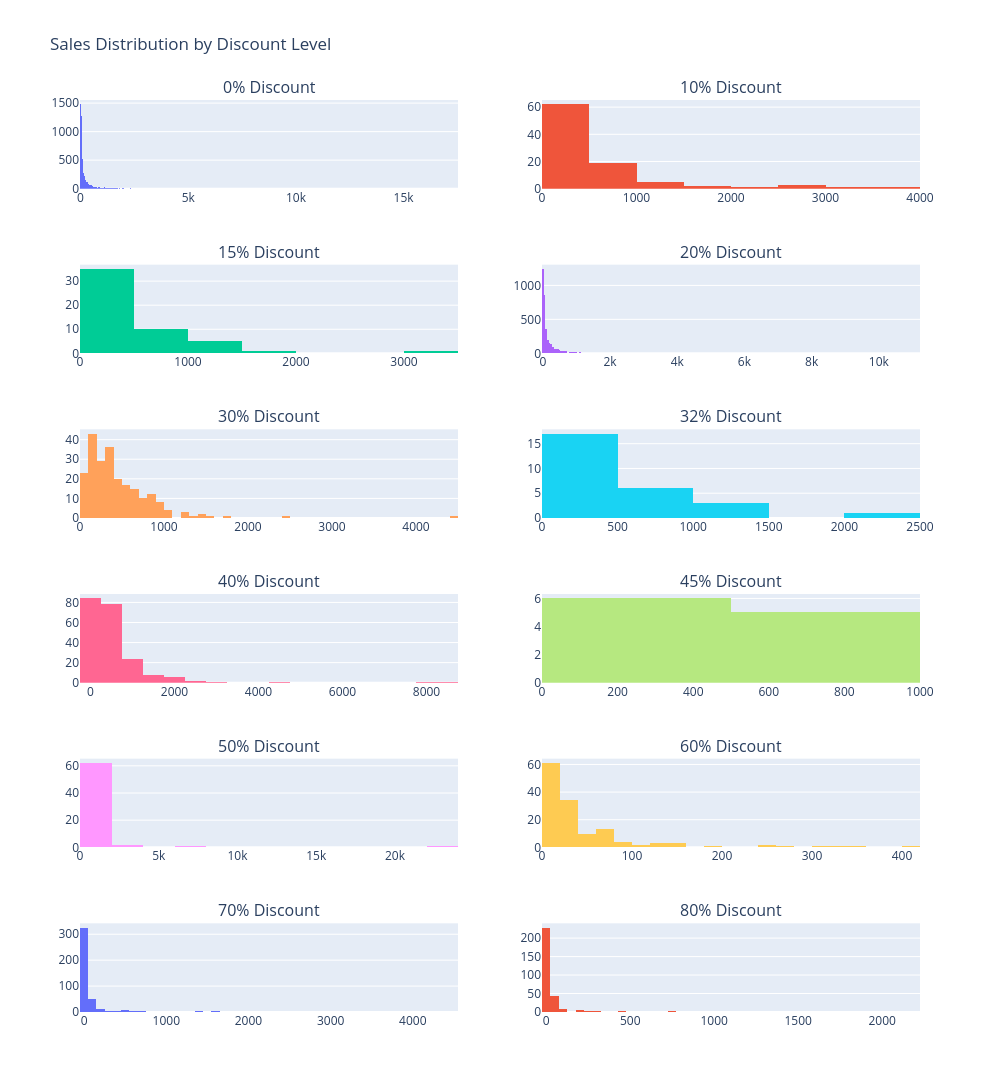

This figure's notebook cell:
### Code cell
from plotly.subplots import make_subplots
import plotly.graph_objects as go

discount_values = sorted(df_notime['Discount'].unique())

fig = make_subplots(
    rows=6,
    cols=2,
    subplot_titles=[
        f'{int(d * 100)}% Discount'
        for d in discount_values
    ]
)

for i, discount in enumerate(discount_values):

    row = (i // 2) + 1
    col = (i % 2) + 1

    discount_sales = (
        df_notime[df_notime['Discount'] == discount]
        ['Sales']
    )

    fig.add_trace(
        go.Histogram(
            x=discount_sales,
            name=f'{int(discount * 100)}%'
        ),
        row=row,
        col=col
    )

fig.update_layout(
    height=1800,
    width=1000,
    title_text='Sales Distribution by Discount Level',
    showlegend=False
)

fig.show()

### Figure 1 — Plotly figure (JSON) as saved in the notebook; plotly's stock layout.template omitted (floating-point values rounded to 4 significant figures; data arrays with more than 128 entries replaced by an {"elided": "..."} marker saying what was removed)
{"data": [{"name": "0%", "type": "histogram", "x": {"elided": "4798 float values"}, "xaxis": "x", "yaxis": "y"}, {"name": "10%", "type": "histogram", "x": [319.4, 135.9, 488.6, 207.8, 555.2, 542.6, 1243.0, 3060.0, 599.3, 644.1, 1142.0, 408.0, 977.3, 1931.0, 383.6, 462.6, 1282.0, 442.8, 167.3, 366.8, 858.2, 351.0, 191.6, 271.8, 364.4, 361.8, 384.2, 271.8, 61.93, 87.44, 172.8, 887.1, 69.26, 631.8, 408.0, 145.8, 434.6, 283.1, 658.7, 63.88, 167.5, 1317.0, 664.1, 127.8, 29.4, 1449.0, 90.8, 181.8, 199.8, 109.8, 272.6, 80.99, 2888.0, 2254.0, 328.0, 767.2, 247.7, 221.4, 589.4, 327.6, 1523.0, 253.8, 376.7, 205.2, 245.6, 145.8, 192.2, 866.6, 127.8, 850.5, 186.7, 207.8, 90.88, 577.8, 2563.0, 164.6, 172.8, 207.1, 271.8, 117.9, 2621.0, 65.52, 269.9, 102.6, 123.9, 163.8, 631.8, 3785.0, 128.1, 427.6, 589.4, 579.5, 326.6, 573.2], "xaxis": "x2", "yaxis": "y2"}, {"name": "15%", "type": "histogram", "x": [1337.0, 222.7, 514.2, 119.8, 255.0, 204.0, 290.7, 307.7, 411.3, 293.2, 425.8, 1553.0, 102.8, 425.0, 195.5, 308.5, 120.7, 436.0, 290.7, 617.0, 257.5, 556.7, 482.7, 1279.0, 917.9, 586.4, 334.0, 359.5, 556.7, 599.2, 411.3, 1194.0, 239.7, 205.7, 1198.0, 239.7, 148.3, 273.7, 510.0, 1498.0, 205.7, 436.0, 307.7, 512.5, 120.7, 306.0, 359.5, 345.0, 119.8, 477.7, 3407.0, 683.3], "xaxis": "x3", "yaxis": "y3"}, {"name": "20%", "type": "histogram", "x": {"elided": "3657 float values"}, "xaxis": "x4", "yaxis": "y4"}, {"name": "30%", "type": "histogram", "x": {"elided": "227 float values"}, "xaxis": "x5", "yaxis": "y5"}, {"name": "32%", "type": "histogram", "x": [532.4, 2396.0, 205.3, 78.85, 956.7, 300.5, 327.7, 220.3, 193.1, 241.3, 156.4, 956.7, 246.1, 623.5, 1352.0, 328.4, 67.99, 206.0, 89.07, 1228.0, 781.9, 204.7, 369.2, 410.0, 614.0, 1023.0, 383.5], "xaxis": "x6", "yaxis": "y6"}, {"name": "40%", "type": "histogram", "x": {"elided": "206 float values"}, "xaxis": "x7", "yaxis": "y7"}, {"name": "45%", "type": "histogram", "x": [957.6, 233.9, 620.6, 375.5, 383.4, 174.1, 331.0, 721.9, 562.3, 191.5, 933.3], "xaxis": "x8", "yaxis": "y8"}, {"name": "50%", "type": "histogram", "x": [3083.0, 617.7, 218.8, 452.4, 177.2, 86.97, 219.1, 1273.0, 108.9, 8000.0, 35.49, 265.5, 393.2, 695.7, 652.5, 66.64, 393.2, 765.6, 727.5, 146.0, 601.5, 821.3, 22640.0, 695.7, 275.5, 796.4, 481.0, 352.4, 801.6, 2625.0, 177.2, 163.9, 268.9, 364.9, 91.28, 215.0, 456.0, 377.4, 355.5, 32.98, 87.21, 522.0, 300.0, 61.96, 564.2, 386.9, 35.45, 182.6, 302.4, 649, 292.1, 350.0, 1300.0, 277.5, 69.38, 177.5, 131.0, 626.1, 120, 146.0, 73.92, 482.9, 301.5, 301.5, 116.0, 91.47], "xaxis": "x9", "yaxis": "y9"}, {"name": "60%", "type": "histogram", "x": {"elided": "138 float values"}, "xaxis": "x10", "yaxis": "y10"}, {"name": "70%", "type": "histogram", "x": {"elided": "418 float values"}, "xaxis": "x11", "yaxis": "y11"}, {"name": "80%", "type": "histogram", "x": {"elided": "300 float values"}, "xaxis": "x12", "yaxis": "y12"}], "layout": {"annotations": [{"font": {"size": 16}, "showarrow": false, "text": "0% Discount", "x": 0.225, "xanchor": "center", "xref": "paper", "y": 1.0, "yanchor": "bottom", "yref": "paper"}, {"font": {"size": 16}, "showarrow": false, "text": "10% Discount", "x": 0.775, "xanchor": "center", "xref": "paper", "y": 1.0, "yanchor": "bottom", "yref": "paper"}, {"font": {"size": 16}, "showarrow": false, "text": "15% Discount", "x": 0.225, "xanchor": "center", "xref": "paper", "y": 0.8194, "yanchor": "bottom", "yref": "paper"}, {"font": {"size": 16}, "showarrow": false, "text": "20% Discount", "x": 0.775, "xanchor": "center", "xref": "paper", "y": 0.8194, "yanchor": "bottom", "yref": "paper"}, {"font": {"size": 16}, "showarrow": false, "text": "30% Discount", "x": 0.225, "xanchor": "center", "xref": "paper", "y": 0.6389, "yanchor": "bottom", "yref": "paper"}, {"font": {"size": 16}, "showarrow": false, "text": "32% Discount", "x": 0.775, "xanchor": "center", "xref": "paper", "y": 0.6389, "yanchor": "bottom", "yref": "paper"}, {"font": {"size": 16}, "showarrow": false, "text": "40% Discount", "x": 0.225, "xanchor": "center", "xref": "paper", "y": 0.4583, "yanchor": "bottom", "yref": "paper"}, {"font": {"size": 16}, "showarrow": false, "text": "45% Discount", "x": 0.775, "xanchor": "center", "xref": "paper", "y": 0.4583, "yanchor": "bottom", "yref": "paper"}, {"font": {"size": 16}, "showarrow": false, "text": "50% Discount", "x": 0.225, "xanchor": "center", "xref": "paper", "y": 0.2778, "yanchor": "bottom", "yref": "paper"}, {"font": {"size": 16}, "showarrow": false, "text": "60% Discount", "x": 0.775, "xanchor": "center", "xref": "paper", "y": 0.2778, "yanchor": "bottom", "yref": "paper"}, {"font": {"size": 16}, "showarrow": false, "text": "70% Discount", "x": 0.225, "xanchor": "center", "xref": "paper", "y": 0.09722, "yanchor": "bottom", "yref": "paper"}, {"font": {"size": 16}, "showarrow": false, "text": "80% Discount", "x": 0.775, "xanchor": "center", "xref": "paper", "y": 0.09722, "yanchor": "bottom", "yref": "paper"}], "height": 1800, "showlegend": false, "title": {"text": "Sales Distribution by Discount Level"}, "width": 1000, "xaxis": {"anchor": "y", "domain": [0, 0.45]}, "xaxis10": {"anchor": "y10", "domain": [0.55, 1]}, "xaxis11": {"anchor": "y11", "domain": [0, 0.45]}, "xaxis12": {"anchor": "y12", "domain": [0.55, 1]}, "xaxis2": {"anchor": "y2", "domain": [0.55, 1]}, "xaxis3": {"anchor": "y3", "domain": [0, 0.45]}, "xaxis4": {"anchor": "y4", "domain": [0.55, 1]}, "xaxis5": {"anchor": "y5", "domain": [0, 0.45]}, "xaxis6": {"anchor": "y6", "domain": [0.55, 1]}, "xaxis7": {"anchor": "y7", "domain": [0, 0.45]}, "xaxis8": {"anchor": "y8", "domain": [0.55, 1]}, "xaxis9": {"anchor": "y9", "domain": [0, 0.45]}, "yaxis": {"anchor": "x", "domain": [0.9028, 1.0]}, "yaxis10": {"anchor": "x10", "domain": [0.1806, 0.2778]}, "yaxis11": {"anchor": "x11", "domain": [0, 0.09722]}, "yaxis12": {"anchor": "x12", "domain": [0, 0.09722]}, "yaxis2": {"anchor": "x2", "domain": [0.9028, 1.0]}, "yaxis3": {"anchor": "x3", "domain": [0.7222, 0.8194]}, "yaxis4": {"anchor": "x4", "domain": [0.7222, 0.8194]}, "yaxis5": {"anchor": "x5", "domain": [0.5417, 0.6389]}, "yaxis6": {"anchor": "x6", "domain": [0.5417, 0.6389]}, "yaxis7": {"anchor": "x7", "domain": [0.3611, 0.4583]}, "yaxis8": {"anchor": "x8", "domain": [0.3611, 0.4583]}, "yaxis9": {"anchor": "x9", "domain": [0.1806, 0.2778]}}}
